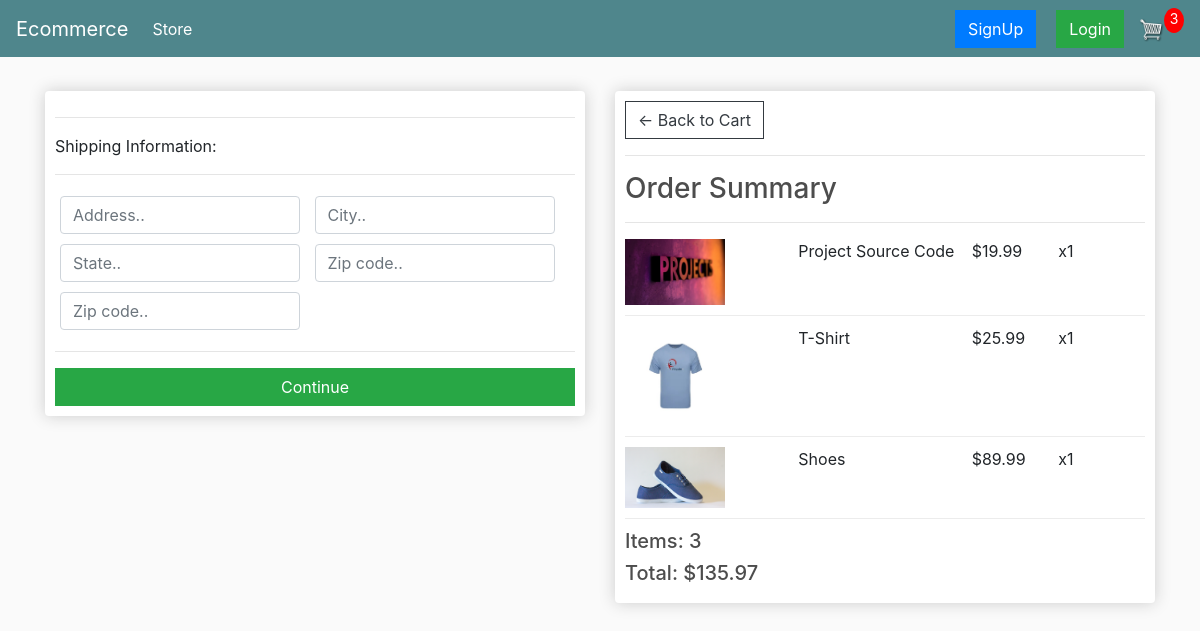
Screenshot of /checkout/ (signed in) with the database file from the repository.
### store/models.py (models this page shows, shortened)
class OrderItem(models.Model):
    product = models.ForeignKey(Product, on_delete=models.SET_NULL, null=True)
    order = models.ForeignKey(Order, on_delete=models.SET_NULL, null=True)
    quantity = models.IntegerField(default=0, null=True, blank=True)
    date_added = models.DateTimeField(auto_now_add=True)
    @property
    def get_total(self):
        return self.product.price * self.quantity

class Product(models.Model):
    name = models.CharField(max_length=200)
    price = models.DecimalField(max_digits=7,decimal_places=2)
    digital = models.BooleanField(default=False, null=True, blank=True)
    image = models.ImageField(null=True, blank=True)
    @property
    def imageURL(self):
        try:
            url = self.image.url
        except Exception:
            url = ''
        return url

class Order(models.Model):
    customer = models.ForeignKey(
        Customer, on_delete=models.SET_NULL, null=True, blank=True)
    date_ordered = models.DateTimeField(auto_now_add=True)
    complete = models.BooleanField(default=False)
    transaction_id = models.CharField(max_length=100, null=True)
    @property
    def shipping(self):
        orderitems = self.orderitem_set.all()
        return any(i.product.digital == False for i in orderitems)
    @property
    def get_cart_total(self):
        orderitems = self.orderitem_set.all()
        return sum(item.get_total for item in orderitems)
    @property
    def get_cart_items(self):
        orderitems = self.orderitem_set.all()
        return sum(item.quantity for item in orderitems)

### store/views.py (the view)
# urls.py: path('checkout/', views.checkout, name='checkout'),
def checkout(request):
    data = cartData(request)
    cartItems = data['cartItems']
    order = data['order']
    items = data['items']
    context = {'items': items, 'order': order, 'cartItems': cartItems}
    return render(request, 'store/checkout.html', context)

### store/utils.py (called while the page is built)
def cartData(request):
    if request.user.is_authenticated:
        customer = request.user.customer
        order, created = Order.objects.get_or_create(
            customer=customer, complete=False)
        items = order.orderitem_set.all()
        cartItems = order.get_cart_items
    else:
        cookieData = cookieCart(request)
        cartItems = cookieData['cartItems']
        order = cookieData['order']
        items = cookieData['items']
    return {'cartItems': cartItems, 'order':order, 'items':items}

### store/templates/store/checkout.html (shortened to what this page needs)
{% extends 'store/main.html' %}
{% load static %}
{% block content %}
<head>
</head>
<div class="row">
    <div class="col-lg-6">
        <div class="box-element" id="form-wrapper">
            <form id="form">
                <div id="shipping-info">
                    <hr>
                    <p>Shipping Information:</p>
                    <hr>
                    <div class="form-field">
                        <input class="form-control" type="text" name="address" placeholder="Address..">
                    </div>
                    <div class="form-field">
                        <input class="form-control" type="text" name="city" placeholder="City..">
                    </div>
                    <div class="form-field">
                        <input class="form-control" type="text" name="state" placeholder="State..">
                    </div>
                    <div class="form-field">
                        <input class="form-control" type="text" name="zipcode" placeholder="Zip code..">
                    </div>
                    <div class="form-field">
                        <input class="form-control" type="text" name="country" placeholder="Zip code..">
                    </div>
                </div>
                <hr>
                <input id="form-button" class="btn btn-success btn-block" type="submit" value="Continue">
            </form>
        </div>
        <br>
    </div>
    <div class="col-lg-6">
        <div class="box-element">
            <a class="btn btn-outline-dark" href="{% url 'cart' %}">&#x2190; Back to Cart</a>
            <hr>
            <h3>Order Summary</h3>
            <hr>
            {% for item in items %}
            <div class="cart-row">
                <div style="flex:2"><img class="row-image" src="{{item.product.imageURL}}"></div>
                <div style="flex:2">
                    <p>{{item.product.name}}</p>
                </div>
                <div style="flex:1">
                    <p>${{item.product.price|floatformat:2}}</p>
                </div>
                <div style="flex:1">
                    <p>x{{item.quantity}}</p>
                </div>
            </div>
            {% endfor %}
            <h5>Items: {{order.get_cart_items}}</h5>
            <h5>Total: ${{order.get_cart_total|floatformat:2}}</h5>
        </div>
    </div>
</div>
{% endblock content %}

### static/css/main.css (style rules this page uses)
body { background-color: hsl(0, 0%, 98%); }
h1, h2, h3, h4, h5, h6 { color: hsl(0, 0%, 30%); }
.box-element { box-shadow: hsl(0, 0%, 80%) 0 0 16px; background-color: #fff; border-radius: 4px; padding: 10px; }
.col-lg-4, .col-lg-6, .col-lg-8, .col-lg-12 { margin-top: 10px; }
.btn { border-radius: 0; }
.row-image { width: 100px; }
.form-field { width: 250px; display: inline-block; padding: 5px; }
.cart-row { display: flex; align-items: flex-stretch; padding-bottom: 10px; margin-bottom: 10px; border-bottom: 1px solid #ececec; }

### rows the page displays
OrderItem: product.imageURL (picture), product.name "Project Source Code", product.price "19.99", quantity "1"
OrderItem: product.imageURL (picture), product.name "T-Shirt", product.price "25.99", quantity "1"
OrderItem: product.imageURL (picture), product.name "Shoes", product.price "89.99", quantity "1"
Order: get_cart_items "3", get_cart_total "135.97"

### other values shown
{{ cartItems }} "3"
